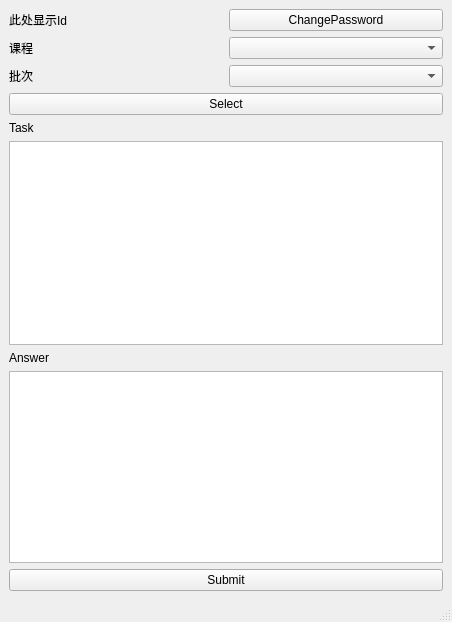
<?xml version="1.0" encoding="UTF-8"?>
<ui version="4.0">
 <class>StudentUi</class>
 <widget class="QMainWindow" name="StudentUi">
  <property name="geometry">
   <rect>
    <x>0</x>
    <y>0</y>
    <width>452</width>
    <height>622</height>
   </rect>
  </property>
  <property name="windowTitle">
   <string>MainWindow</string>
  </property>
  <widget class="QWidget" name="centralwidget">
   <layout class="QVBoxLayout" name="verticalLayout_4">
    <item>
     <layout class="QHBoxLayout" name="horizontalLayout_4">
      <item>
       <widget class="QLabel" name="IdShow">
        <property name="text">
         <string>此处显示Id</string>
        </property>
       </widget>
      </item>
      <item>
       <widget class="QPushButton" name="pushButtonCpw">
        <property name="text">
         <string>ChangePassword</string>
        </property>
       </widget>
      </item>
     </layout>
    </item>
    <item>
     <layout class="QVBoxLayout" name="verticalLayout_3">
      <item>
       <layout class="QHBoxLayout" name="horizontalLayout_2">
        <item>
         <widget class="QLabel" name="labelSubject">
          <property name="text">
           <string>课程</string>
          </property>
         </widget>
        </item>
        <item>
         <widget class="QComboBox" name="comboBoxSub"/>
        </item>
       </layout>
      </item>
      <item>
       <layout class="QHBoxLayout" name="horizontalLayout_3">
        <item>
         <widget class="QLabel" name="labelBatch">
          <property name="text">
           <string>批次</string>
          </property>
         </widget>
        </item>
        <item>
         <widget class="QComboBox" name="comboBoxBat"/>
        </item>
       </layout>
      </item>
      <item>
       <widget class="QPushButton" name="pushButtonSelect">
        <property name="text">
         <string>Select</string>
        </property>
       </widget>
      </item>
     </layout>
    </item>
    <item>
     <layout class="QVBoxLayout" name="verticalLayout">
      <item>
       <widget class="QLabel" name="labelTask">
        <property name="text">
         <string>Task</string>
        </property>
       </widget>
      </item>
      <item>
       <widget class="QTextEdit" name="textEditTask"/>
      </item>
     </layout>
    </item>
    <item>
     <layout class="QVBoxLayout" name="verticalLayout_2">
      <item>
       <widget class="QLabel" name="labelAnswer">
        <property name="text">
         <string>Answer</string>
        </property>
       </widget>
      </item>
      <item>
       <widget class="QTextEdit" name="textEditAnswer"/>
      </item>
      <item>
       <layout class="QHBoxLayout" name="horizontalLayout">
        <item>
         <widget class="QPushButton" name="pushButtonSubmit">
          <property name="text">
           <string>Submit</string>
          </property>
         </widget>
        </item>
       </layout>
      </item>
     </layout>
    </item>
   </layout>
  </widget>
  <widget class="QMenuBar" name="menubar">
   <property name="geometry">
    <rect>
     <x>0</x>
     <y>0</y>
     <width>452</width>
     <height>23</height>
    </rect>
   </property>
  </widget>
  <widget class="QStatusBar" name="statusbar"/>
 </widget>
 <resources/>
 <connections/>
</ui>
